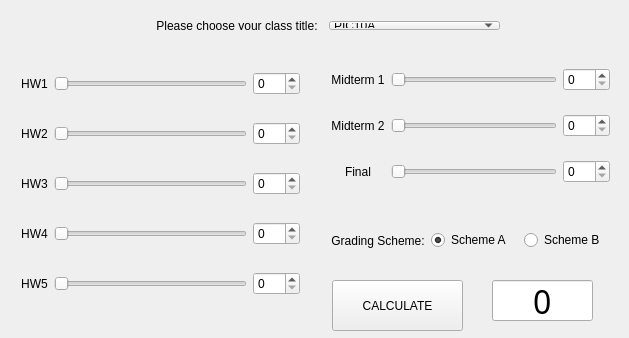
<?xml version="1.0" encoding="UTF-8"?>
<ui version="4.0">
 <class>Calculator</class>
 <widget class="QWidget" name="Calculator">
  <property name="geometry">
   <rect>
    <x>0</x>
    <y>0</y>
    <width>629</width>
    <height>338</height>
   </rect>
  </property>
  <property name="windowTitle">
   <string>Calculator</string>
  </property>
  <widget class="QWidget" name="horizontalLayoutWidget">
   <property name="geometry">
    <rect>
     <x>140</x>
     <y>10</y>
     <width>371</width>
     <height>31</height>
    </rect>
   </property>
   <layout class="QHBoxLayout" name="horizontalLayout">
    <item>
     <widget class="QLabel" name="label">
      <property name="text">
       <string>Please choose your class title:</string>
      </property>
      <property name="alignment">
       <set>Qt::AlignCenter</set>
      </property>
     </widget>
    </item>
    <item>
     <widget class="QComboBox" name="comboBox">
      <item>
       <property name="text">
        <string>PIC10A</string>
       </property>
      </item>
      <item>
       <property name="text">
        <string>PIC10B</string>
       </property>
      </item>
     </widget>
    </item>
   </layout>
  </widget>
  <widget class="QWidget" name="gridLayoutWidget">
   <property name="geometry">
    <rect>
     <x>10</x>
     <y>40</y>
     <width>301</width>
     <height>291</height>
    </rect>
   </property>
   <layout class="QGridLayout" name="gridLayout">
    <item row="2" column="1">
     <widget class="QSlider" name="horizontalSlider_3">
      <property name="maximum">
       <number>100</number>
      </property>
      <property name="orientation">
       <enum>Qt::Horizontal</enum>
      </property>
     </widget>
    </item>
    <item row="3" column="0">
     <widget class="QLabel" name="label_5">
      <property name="text">
       <string>HW4</string>
      </property>
      <property name="alignment">
       <set>Qt::AlignCenter</set>
      </property>
     </widget>
    </item>
    <item row="4" column="0">
     <widget class="QLabel" name="label_6">
      <property name="text">
       <string>HW5</string>
      </property>
      <property name="alignment">
       <set>Qt::AlignCenter</set>
      </property>
     </widget>
    </item>
    <item row="0" column="1">
     <widget class="QSlider" name="horizontalSlider">
      <property name="maximum">
       <number>100</number>
      </property>
      <property name="orientation">
       <enum>Qt::Horizontal</enum>
      </property>
     </widget>
    </item>
    <item row="1" column="1">
     <widget class="QSlider" name="horizontalSlider_2">
      <property name="maximum">
       <number>100</number>
      </property>
      <property name="orientation">
       <enum>Qt::Horizontal</enum>
      </property>
     </widget>
    </item>
    <item row="4" column="1">
     <widget class="QSlider" name="horizontalSlider_5">
      <property name="maximum">
       <number>100</number>
      </property>
      <property name="orientation">
       <enum>Qt::Horizontal</enum>
      </property>
     </widget>
    </item>
    <item row="1" column="0">
     <widget class="QLabel" name="label_3">
      <property name="text">
       <string>HW2</string>
      </property>
      <property name="alignment">
       <set>Qt::AlignCenter</set>
      </property>
     </widget>
    </item>
    <item row="2" column="0">
     <widget class="QLabel" name="label_4">
      <property name="text">
       <string>HW3</string>
      </property>
      <property name="alignment">
       <set>Qt::AlignCenter</set>
      </property>
     </widget>
    </item>
    <item row="0" column="0">
     <widget class="QLabel" name="label_2">
      <property name="text">
       <string>HW1</string>
      </property>
      <property name="alignment">
       <set>Qt::AlignCenter</set>
      </property>
     </widget>
    </item>
    <item row="3" column="1">
     <widget class="QSlider" name="horizontalSlider_4">
      <property name="maximum">
       <number>100</number>
      </property>
      <property name="orientation">
       <enum>Qt::Horizontal</enum>
      </property>
     </widget>
    </item>
    <item row="0" column="2">
     <widget class="QSpinBox" name="spinBox">
      <property name="maximum">
       <number>100</number>
      </property>
     </widget>
    </item>
    <item row="1" column="2">
     <widget class="QSpinBox" name="spinBox_2">
      <property name="maximum">
       <number>100</number>
      </property>
     </widget>
    </item>
    <item row="2" column="2">
     <widget class="QSpinBox" name="spinBox_3">
      <property name="maximum">
       <number>100</number>
      </property>
     </widget>
    </item>
    <item row="3" column="2">
     <widget class="QSpinBox" name="spinBox_4">
      <property name="maximum">
       <number>100</number>
      </property>
     </widget>
    </item>
    <item row="4" column="2">
     <widget class="QSpinBox" name="spinBox_5">
      <property name="maximum">
       <number>100</number>
      </property>
     </widget>
    </item>
   </layout>
  </widget>
  <widget class="QWidget" name="gridLayoutWidget_2">
   <property name="geometry">
    <rect>
     <x>320</x>
     <y>40</y>
     <width>301</width>
     <height>171</height>
    </rect>
   </property>
   <layout class="QGridLayout" name="gridLayout_2">
    <item row="2" column="0">
     <widget class="QLabel" name="label_9">
      <property name="text">
       <string>Final</string>
      </property>
      <property name="alignment">
       <set>Qt::AlignCenter</set>
      </property>
     </widget>
    </item>
    <item row="0" column="0">
     <widget class="QLabel" name="label_7">
      <property name="text">
       <string>Midterm 1</string>
      </property>
      <property name="alignment">
       <set>Qt::AlignCenter</set>
      </property>
     </widget>
    </item>
    <item row="1" column="0">
     <widget class="QLabel" name="label_8">
      <property name="text">
       <string>Midterm 2</string>
      </property>
      <property name="alignment">
       <set>Qt::AlignCenter</set>
      </property>
     </widget>
    </item>
    <item row="1" column="1">
     <widget class="QSlider" name="horizontalSlider_7">
      <property name="maximum">
       <number>100</number>
      </property>
      <property name="orientation">
       <enum>Qt::Horizontal</enum>
      </property>
     </widget>
    </item>
    <item row="2" column="1">
     <widget class="QSlider" name="horizontalSlider_8">
      <property name="maximum">
       <number>100</number>
      </property>
      <property name="orientation">
       <enum>Qt::Horizontal</enum>
      </property>
     </widget>
    </item>
    <item row="0" column="1">
     <widget class="QSlider" name="horizontalSlider_6">
      <property name="maximum">
       <number>100</number>
      </property>
      <property name="orientation">
       <enum>Qt::Horizontal</enum>
      </property>
     </widget>
    </item>
    <item row="0" column="2">
     <widget class="QSpinBox" name="spinBox_6">
      <property name="maximum">
       <number>100</number>
      </property>
     </widget>
    </item>
    <item row="1" column="2">
     <widget class="QSpinBox" name="spinBox_7">
      <property name="maximum">
       <number>100</number>
      </property>
     </widget>
    </item>
    <item row="2" column="2">
     <widget class="QSpinBox" name="spinBox_8">
      <property name="maximum">
       <number>100</number>
      </property>
     </widget>
    </item>
   </layout>
  </widget>
  <widget class="QWidget" name="horizontalLayoutWidget_2">
   <property name="geometry">
    <rect>
     <x>320</x>
     <y>210</y>
     <width>301</width>
     <height>61</height>
    </rect>
   </property>
   <layout class="QHBoxLayout" name="horizontalLayout_2">
    <item>
     <widget class="QLabel" name="label_10">
      <property name="text">
       <string>Grading Scheme:</string>
      </property>
      <property name="alignment">
       <set>Qt::AlignCenter</set>
      </property>
     </widget>
    </item>
    <item>
     <widget class="QRadioButton" name="radioButton">
      <property name="text">
       <string>Scheme A</string>
      </property>
      <property name="checked">
       <bool>true</bool>
      </property>
     </widget>
    </item>
    <item>
     <widget class="QRadioButton" name="radioButton_2">
      <property name="text">
       <string>Scheme B</string>
      </property>
     </widget>
    </item>
   </layout>
  </widget>
  <widget class="QPushButton" name="pushButton">
   <property name="geometry">
    <rect>
     <x>332</x>
     <y>280</y>
     <width>131</width>
     <height>51</height>
    </rect>
   </property>
   <property name="text">
    <string>CALCULATE</string>
   </property>
  </widget>
  <widget class="QLineEdit" name="lineEdit">
   <property name="geometry">
    <rect>
     <x>492</x>
     <y>280</y>
     <width>101</width>
     <height>41</height>
    </rect>
   </property>
   <property name="font">
    <font>
     <family>Digital-7</family>
     <pointsize>24</pointsize>
     <weight>50</weight>
     <bold>false</bold>
    </font>
   </property>
   <property name="text">
    <string>0</string>
   </property>
   <property name="alignment">
    <set>Qt::AlignCenter</set>
   </property>
  </widget>
 </widget>
 <layoutdefault spacing="6" margin="11"/>
 <resources/>
 <connections>
  <connection>
   <sender>horizontalSlider</sender>
   <signal>valueChanged(int)</signal>
   <receiver>spinBox</receiver>
   <slot>setValue(int)</slot>
   <hints>
    <hint type="sourcelabel">
     <x>184</x>
     <y>71</y>
    </hint>
    <hint type="destinationlabel">
     <x>263</x>
     <y>71</y>
    </hint>
   </hints>
  </connection>
  <connection>
   <sender>horizontalSlider_2</sender>
   <signal>valueChanged(int)</signal>
   <receiver>spinBox_2</receiver>
   <slot>setValue(int)</slot>
   <hints>
    <hint type="sourcelabel">
     <x>180</x>
     <y>124</y>
    </hint>
    <hint type="destinationlabel">
     <x>279</x>
     <y>129</y>
    </hint>
   </hints>
  </connection>
  <connection>
   <sender>horizontalSlider_3</sender>
   <signal>valueChanged(int)</signal>
   <receiver>spinBox_3</receiver>
   <slot>setValue(int)</slot>
   <hints>
    <hint type="sourcelabel">
     <x>204</x>
     <y>182</y>
    </hint>
    <hint type="destinationlabel">
     <x>274</x>
     <y>185</y>
    </hint>
   </hints>
  </connection>
  <connection>
   <sender>horizontalSlider_4</sender>
   <signal>valueChanged(int)</signal>
   <receiver>spinBox_4</receiver>
   <slot>setValue(int)</slot>
   <hints>
    <hint type="sourcelabel">
     <x>198</x>
     <y>243</y>
    </hint>
    <hint type="destinationlabel">
     <x>270</x>
     <y>241</y>
    </hint>
   </hints>
  </connection>
  <connection>
   <sender>horizontalSlider_5</sender>
   <signal>valueChanged(int)</signal>
   <receiver>spinBox_5</receiver>
   <slot>setValue(int)</slot>
   <hints>
    <hint type="sourcelabel">
     <x>174</x>
     <y>287</y>
    </hint>
    <hint type="destinationlabel">
     <x>272</x>
     <y>286</y>
    </hint>
   </hints>
  </connection>
  <connection>
   <sender>horizontalSlider_6</sender>
   <signal>valueChanged(int)</signal>
   <receiver>spinBox_6</receiver>
   <slot>setValue(int)</slot>
   <hints>
    <hint type="sourcelabel">
     <x>462</x>
     <y>72</y>
    </hint>
    <hint type="destinationlabel">
     <x>597</x>
     <y>72</y>
    </hint>
   </hints>
  </connection>
  <connection>
   <sender>horizontalSlider_7</sender>
   <signal>valueChanged(int)</signal>
   <receiver>spinBox_7</receiver>
   <slot>setValue(int)</slot>
   <hints>
    <hint type="sourcelabel">
     <x>525</x>
     <y>122</y>
    </hint>
    <hint type="destinationlabel">
     <x>591</x>
     <y>122</y>
    </hint>
   </hints>
  </connection>
  <connection>
   <sender>horizontalSlider_8</sender>
   <signal>valueChanged(int)</signal>
   <receiver>spinBox_8</receiver>
   <slot>setValue(int)</slot>
   <hints>
    <hint type="sourcelabel">
     <x>529</x>
     <y>176</y>
    </hint>
    <hint type="destinationlabel">
     <x>576</x>
     <y>176</y>
    </hint>
   </hints>
  </connection>
  <connection>
   <sender>spinBox</sender>
   <signal>valueChanged(int)</signal>
   <receiver>horizontalSlider</receiver>
   <slot>setValue(int)</slot>
   <hints>
    <hint type="sourcelabel">
     <x>285</x>
     <y>81</y>
    </hint>
    <hint type="destinationlabel">
     <x>184</x>
     <y>73</y>
    </hint>
   </hints>
  </connection>
  <connection>
   <sender>spinBox_2</sender>
   <signal>valueChanged(int)</signal>
   <receiver>horizontalSlider_2</receiver>
   <slot>setValue(int)</slot>
   <hints>
    <hint type="sourcelabel">
     <x>279</x>
     <y>130</y>
    </hint>
    <hint type="destinationlabel">
     <x>211</x>
     <y>129</y>
    </hint>
   </hints>
  </connection>
  <connection>
   <sender>spinBox_3</sender>
   <signal>valueChanged(int)</signal>
   <receiver>horizontalSlider_3</receiver>
   <slot>setValue(int)</slot>
   <hints>
    <hint type="sourcelabel">
     <x>292</x>
     <y>185</y>
    </hint>
    <hint type="destinationlabel">
     <x>208</x>
     <y>185</y>
    </hint>
   </hints>
  </connection>
  <connection>
   <sender>spinBox_4</sender>
   <signal>valueChanged(int)</signal>
   <receiver>horizontalSlider_4</receiver>
   <slot>setValue(int)</slot>
   <hints>
    <hint type="sourcelabel">
     <x>291</x>
     <y>241</y>
    </hint>
    <hint type="destinationlabel">
     <x>214</x>
     <y>242</y>
    </hint>
   </hints>
  </connection>
  <connection>
   <sender>spinBox_5</sender>
   <signal>valueChanged(int)</signal>
   <receiver>horizontalSlider_5</receiver>
   <slot>setValue(int)</slot>
   <hints>
    <hint type="sourcelabel">
     <x>283</x>
     <y>302</y>
    </hint>
    <hint type="destinationlabel">
     <x>186</x>
     <y>302</y>
    </hint>
   </hints>
  </connection>
  <connection>
   <sender>spinBox_6</sender>
   <signal>valueChanged(int)</signal>
   <receiver>horizontalSlider_6</receiver>
   <slot>setValue(int)</slot>
   <hints>
    <hint type="sourcelabel">
     <x>599</x>
     <y>69</y>
    </hint>
    <hint type="destinationlabel">
     <x>496</x>
     <y>69</y>
    </hint>
   </hints>
  </connection>
  <connection>
   <sender>spinBox_7</sender>
   <signal>valueChanged(int)</signal>
   <receiver>horizontalSlider_7</receiver>
   <slot>setValue(int)</slot>
   <hints>
    <hint type="sourcelabel">
     <x>595</x>
     <y>133</y>
    </hint>
    <hint type="destinationlabel">
     <x>548</x>
     <y>126</y>
    </hint>
   </hints>
  </connection>
  <connection>
   <sender>spinBox_8</sender>
   <signal>valueChanged(int)</signal>
   <receiver>horizontalSlider_8</receiver>
   <slot>setValue(int)</slot>
   <hints>
    <hint type="sourcelabel">
     <x>592</x>
     <y>181</y>
    </hint>
    <hint type="destinationlabel">
     <x>517</x>
     <y>181</y>
    </hint>
   </hints>
  </connection>
 </connections>
</ui>
